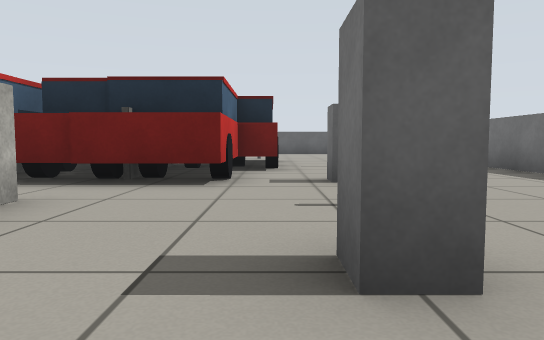
View 1 (above)

20 first-person views from a walk through a Gazebo world. The camera is 0.51 m above the floor, tilts 4° down and sees 70° across. The lines on the ground mark 1 m squares. The floor is counted in squares, 1 m on a side. Each view is taken from the middle of a square. On the plan, view 1 faces up. The plan holds only what a view shows up to about 9 squares ahead; the rest is blank. Simple shapes stand in for some stock models. Surface patterns are stand-ins for the level's own textures.

View 2
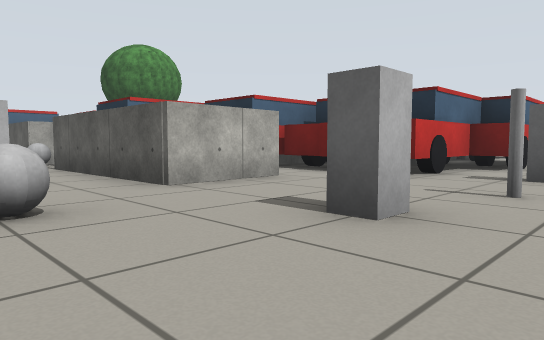

View 3
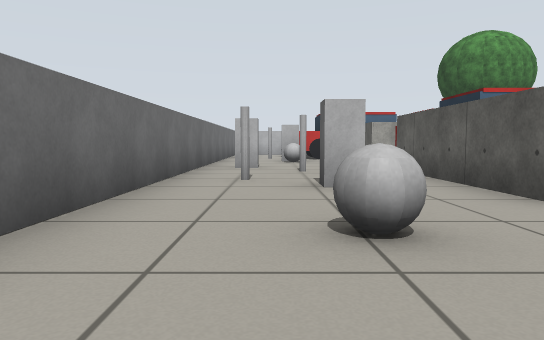

View 4
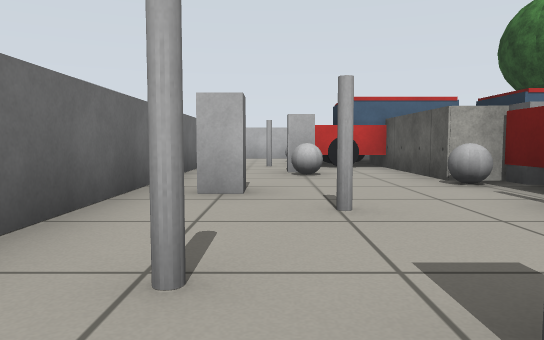

View 5
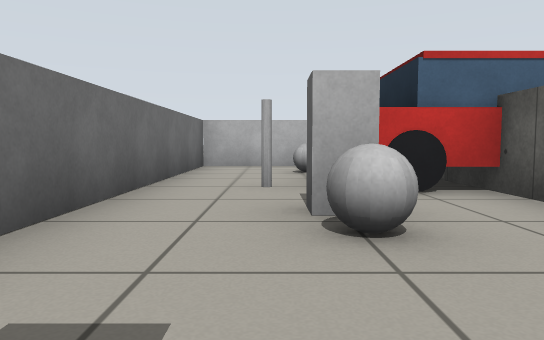

View 6
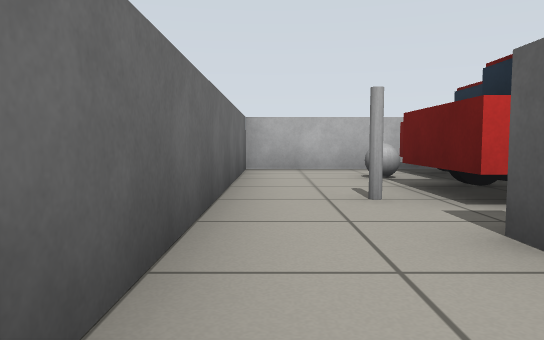

View 7
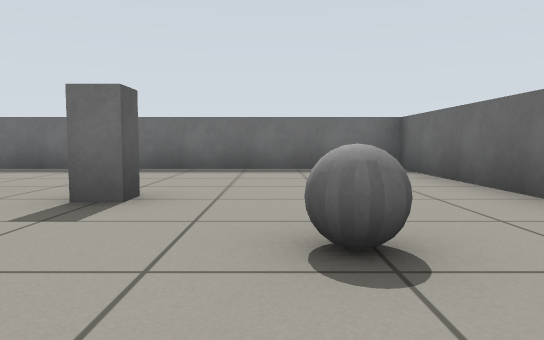

View 8
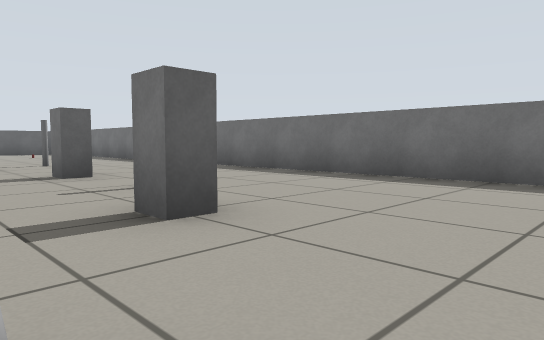

View 9
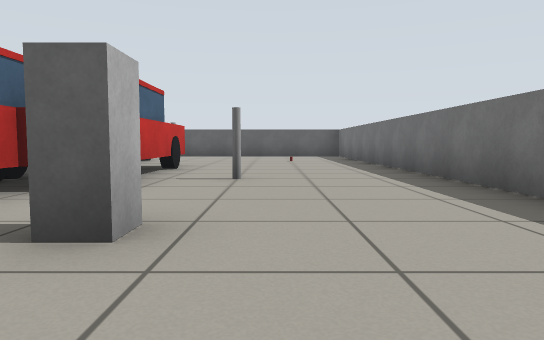

View 10
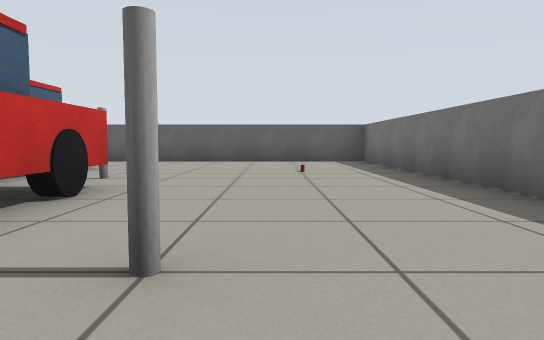

View 11
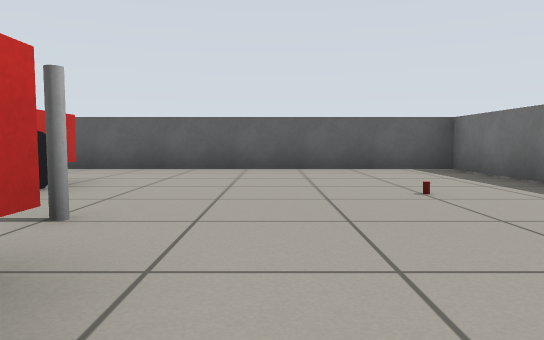

View 12
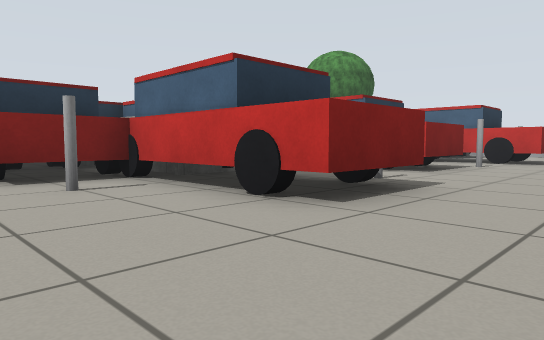

View 13
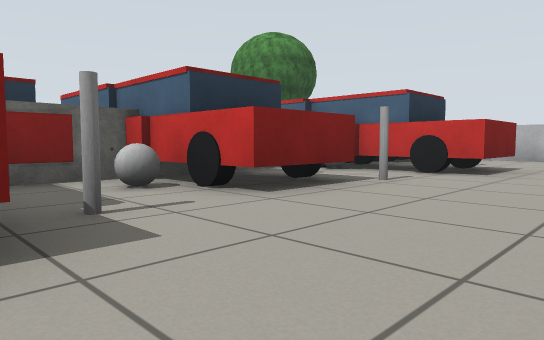

View 14
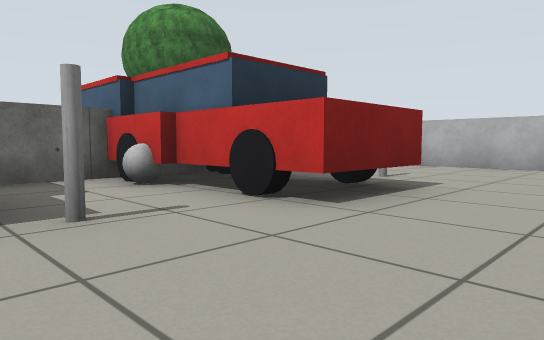

View 15
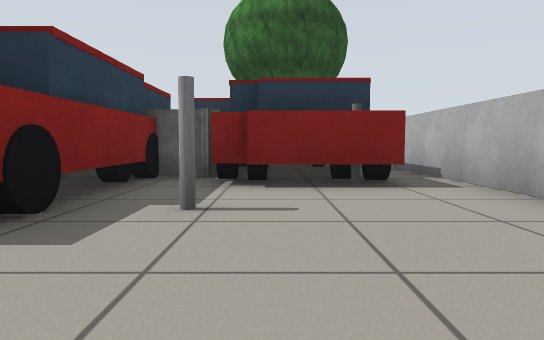

View 16
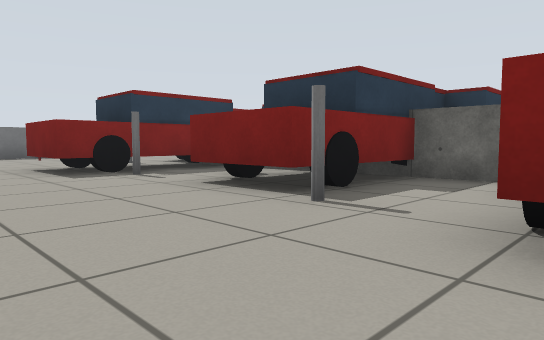

View 17
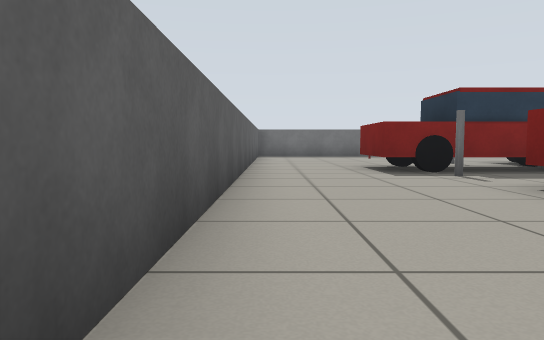

View 18
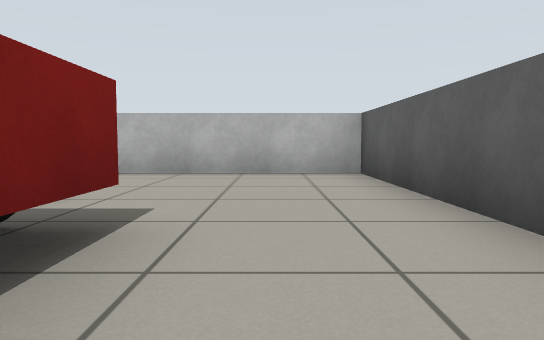

View 19
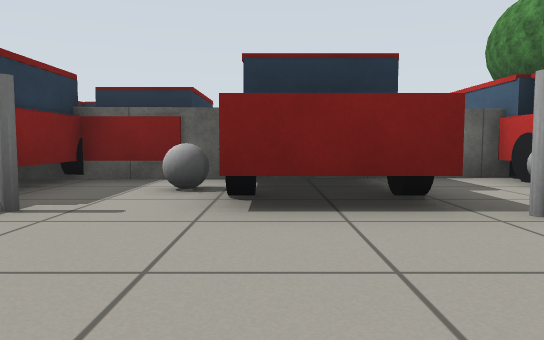

View 20
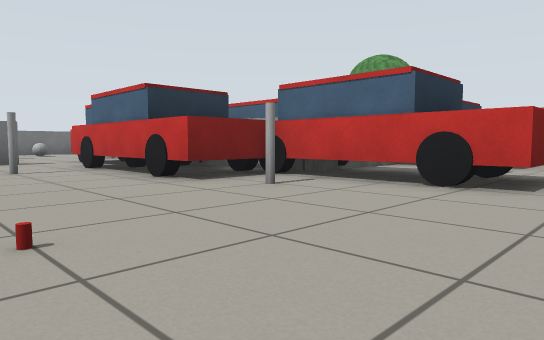

### Floor plan
Points are (right, up) in squares from view 1. A wall is a line through its corners. A room is listed if a view was taken in it or the views show most of it. See-through windows are left out.
Room 1 (views 1, 2, 3, 4, 5, 6, 7, 8, 9, 10, 11, 12, 13, 14, 15, 16, 17, 18, 19, 20)
walls: (-2.2, 3.5) (-2.1, 1.4) (-4.4, 1.3); (-8.3, 1.3) (-10.4, 1.3); (-11, 17.5) (-15.5, 17.5) (-15.5, 9.2); (0.5, -2.5) (4.5, -2.5) (4.5, 17.5) (-9.4, 17.5); (-15.5, 0.6) (-15.5, -2.5) (-1, -2.5)
low walls: (-2.3, 9.4) (-2.2, 8.6)
objects: car (-15, 1) to (-14, 1); grey ball (-14, 0); car (-14, 9); car (-14, 11) to (-13, 12); car (-14, 12); car (-13, 0) to (-11, 1); car (-13, 9); grey pole (-12, -1); car (-12, 9); grey pole (-12, 14); car (-11, 3) to (-10, 4); car (-11, 9) to (-11, 10); car (-11, 11) to (-10, 15); grey box (-10, -1) to (-10, 0); grey ball (-9, 0); car (-9, 10); grey ball (-9, 12); grey ball (-8, 1); grey box (-8, 2); car (-8, 9) to (-8, 11); grey pole (-8, 14); grey box (-7, -2); car (-7, 2) to (-6, 4); car (-7, 11) to (-6, 14); grey pole (-6, 0); car (-6, 8) to (-6, 9); car (-5, 4) to (-4, 7); car (-5, 10) to (-3, 12); grey ball (-5, 13); grey pole (-4, -1); grey box (-4, 0); grey pole (-4, 14); car (-3, 5) to (-2, 5); car (-3, 8) to (-3, 9); car (-3, 11) to (-2, 15); car (-2, 5) to (-1, 9); car (-2, 7) to (0, 11); grey ball (-1, 0); grey box (0, 1) to (1, 2); grey pole (0, 13); grey pole (1, 3); grey box (1, 5); grey pole (1, 8) to (2, 9); drink can (3, 14)

Where each view was taken, in squares from view 1:
view 1: 0 up, 0 right, facing up
view 2: 1 down, 2 right, facing up-left
view 3: 1 down, 1 right, facing left
view 4: 1 down, 3 left, facing left
view 5: 1 down, 7 left, facing left
view 6: 2 down, 8 left, facing left
view 7: 0 up, 3 left, facing right
view 8: 1 down, 1 left, facing up-right
view 9: 3 up, 2 right, facing up
view 10: 7 up, 2 right, facing up
view 11: 10 up, 1 right, facing up
view 12: 17 up, 1 right, facing down-left
view 13: 17 up, 3 left, facing down-left
view 14: 17 up, 7 left, facing down-left
view 15: 17 up, 13 left, facing down
view 16: 17 up, 10 left, facing down-right
view 17: 17 up, 10 left, facing right
view 18: 16 up, 9 left, facing left
view 19: 17 up, 6 left, facing down
view 20: 16 up, 3 right, facing down-left
